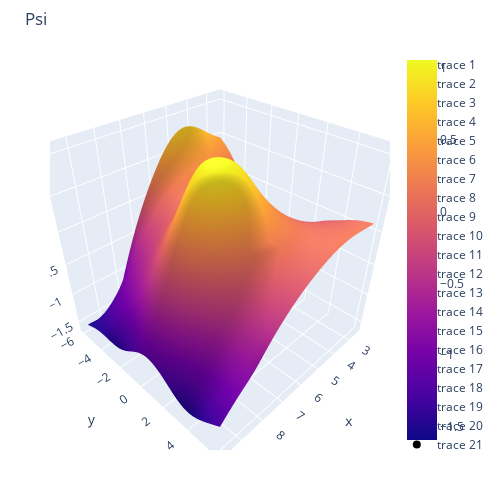

The code cell stored with this chart in its notebook:
### Code cell
gedsk.plotly_psi_spline(spline, x, y, points = all_critical_ponts)

### Figure 1 — Plotly figure (JSON) as saved in the notebook; plotly's stock layout.template omitted (floating-point values rounded to 4 significant figures; data arrays with more than 128 entries replaced by an {"elided": "..."} marker saying what was removed)
{"data": [{"type": "surface", "x": {"elided": "256 float values"}, "y": {"elided": "257 float values"}, "z": {"elided": "257x256 float values"}}, {"marker": {"color": "black"}, "mode": "markers", "type": "scatter3d", "x": [7.847], "y": [-3.71], "z": [[-0.5498]]}, {"marker": {"color": "black"}, "mode": "markers", "type": "scatter3d", "x": [2.923], "y": [5.262], "z": [[0.09427]]}, {"marker": {"color": "black"}, "mode": "markers", "type": "scatter3d", "x": [9.7], "y": [6], "z": [[-1.242]]}, {"marker": {"color": "black"}, "mode": "markers", "type": "scatter3d", "x": [3.807], "y": [0.3653], "z": [[-0.0002417]]}, {"marker": {"color": "black"}, "mode": "markers", "type": "scatter3d", "x": [6.549], "y": [3.829], "z": [[0.07896]]}, {"marker": {"color": "black"}, "mode": "markers", "type": "scatter3d", "x": [6.985], "y": [-0.6468], "z": [[0.7693]]}, {"marker": {"color": "black"}, "mode": "markers", "type": "scatter3d", "x": [6.942], "y": [-0.6959], "z": [[0.7626]]}, {"marker": {"color": "black"}, "mode": "markers", "type": "scatter3d", "x": [9.586], "y": [6], "z": [[-1.202]]}, {"marker": {"color": "black"}, "mode": "markers", "type": "scatter3d", "x": [9.7], "y": [2.684], "z": [[-1.431]]}, {"marker": {"color": "black"}, "mode": "markers", "type": "scatter3d", "x": [7.234], "y": [5.134], "z": [[-0.3315]]}, {"marker": {"color": "black"}, "mode": "markers", "type": "scatter3d", "x": [9.7], "y": [-0.3527], "z": [[-1.185]]}, {"marker": {"color": "black"}, "mode": "markers", "type": "scatter3d", "x": [6.839], "y": [6], "z": [[-0.2759]]}, {"marker": {"color": "black"}, "mode": "markers", "type": "scatter3d", "x": [9.7], "y": [-0.3527], "z": [[-1.185]]}, {"marker": {"color": "black"}, "mode": "markers", "type": "scatter3d", "x": [2.5], "y": [-6], "z": [[0.4647]]}, {"marker": {"color": "black"}, "mode": "markers", "type": "scatter3d", "x": [3.977], "y": [-4.848], "z": [[0.3524]]}, {"marker": {"color": "black"}, "mode": "markers", "type": "scatter3d", "x": [2.5], "y": [-0.2827], "z": [[-0.3973]]}, {"marker": {"color": "black"}, "mode": "markers", "type": "scatter3d", "x": [7.039], "y": [4.912], "z": [[-0.247]]}, {"marker": {"color": "black"}, "mode": "markers", "type": "scatter3d", "x": [9.7], "y": [-0.3527], "z": [[-1.185]]}, {"marker": {"color": "black"}, "mode": "markers", "type": "scatter3d", "x": [2.5], "y": [-2.932], "z": [[-0.2283]]}, {"marker": {"color": "black"}, "mode": "markers", "type": "scatter3d", "x": [2.5], "y": [3.407], "z": [[-0.0788]]}, {"marker": {"color": "black"}, "mode": "markers", "type": "scatter3d", "x": [7.703], "y": [-3.531], "z": [[-0.458]]}, {"marker": {"color": "black"}, "mode": "markers", "type": "scatter3d", "x": [9.428], "y": [1.909], "z": [[-1.069]]}, {"marker": {"color": "black"}, "mode": "markers", "type": "scatter3d", "x": [7.809], "y": [-3.659], "z": [[-0.5247]]}, {"marker": {"color": "black"}, "mode": "markers", "type": "scatter3d", "x": [7.429], "y": [-3.245], "z": [[-0.2953]]}, {"marker": {"color": "black"}, "mode": "markers", "type": "scatter3d", "x": [7.144], "y": [1.602], "z": [[0.7706]]}, {"marker": {"color": "black"}, "mode": "markers", "type": "scatter3d", "x": [5.952], "y": [-0.2529], "z": [[0.8908]]}, {"marker": {"color": "black"}, "mode": "markers", "type": "scatter3d", "x": [8.358], "y": [-4.84], "z": [[-0.9791]]}, {"marker": {"color": "black"}, "mode": "markers", "type": "scatter3d", "x": [2.97], "y": [-4.828], "z": [[0.268]]}, {"marker": {"color": "black"}, "mode": "markers", "type": "scatter3d", "x": [6.839], "y": [6], "z": [[-0.2759]]}, {"marker": {"color": "black"}, "mode": "markers", "type": "scatter3d", "x": [9.7], "y": [-6], "z": [[-1.563]]}, {"marker": {"color": "black"}, "mode": "markers", "type": "scatter3d", "x": [3.22], "y": [-4.749], "z": [[0.27]]}, {"marker": {"color": "black"}, "mode": "markers", "type": "scatter3d", "x": [8.929], "y": [0.6978], "z": [[-0.5026]]}, {"marker": {"color": "black"}, "mode": "markers", "type": "scatter3d", "x": [9.7], "y": [-0.6225], "z": [[-1.217]]}, {"marker": {"color": "black"}, "mode": "markers", "type": "scatter3d", "x": [6.444], "y": [-6], "z": [[0.01284]]}, {"marker": {"color": "black"}, "mode": "markers", "type": "scatter3d", "x": [6.844], "y": [4.55], "z": [[-0.1418]]}, {"marker": {"color": "black"}, "mode": "markers", "type": "scatter3d", "x": [6.781], "y": [2.045], "z": [[0.705]]}, {"marker": {"color": "black"}, "mode": "markers", "type": "scatter3d", "x": [6.839], "y": [6], "z": [[-0.2759]]}, {"marker": {"color": "black"}, "mode": "markers", "type": "scatter3d", "x": [4.724], "y": [0.5199], "z": [[0.3753]]}, {"marker": {"color": "black"}, "mode": "markers", "type": "scatter3d", "x": [7.026], "y": [4.894], "z": [[-0.2411]]}, {"marker": {"color": "black"}, "mode": "markers", "type": "scatter3d", "x": [9.662], "y": [-1.171], "z": [[-1.266]]}, {"marker": {"color": "black"}, "mode": "markers", "type": "scatter3d", "x": [2.5], "y": [-2.932], "z": [[-0.2283]]}, {"marker": {"color": "black"}, "mode": "markers", "type": "scatter3d", "x": [3.42], "y": [5.438], "z": [[0.1128]]}, {"marker": {"color": "black"}, "mode": "markers", "type": "scatter3d", "x": [6.726], "y": [4.269], "z": [[-0.0618]]}, {"marker": {"color": "black"}, "mode": "markers", "type": "scatter3d", "x": [6.733], "y": [2.165], "z": [[0.6581]]}, {"marker": {"color": "black"}, "mode": "markers", "type": "scatter3d", "x": [5.145], "y": [3.506], "z": [[0.2119]]}, {"marker": {"color": "black"}, "mode": "markers", "type": "scatter3d", "x": [4.483], "y": [-6], "z": [[0.8057]]}, {"marker": {"color": "black"}, "mode": "markers", "type": "scatter3d", "x": [3.351], "y": [0.3068], "z": [[-0.1506]]}, {"marker": {"color": "black"}, "mode": "markers", "type": "scatter3d", "x": [8.132], "y": [-4.173], "z": [[-0.751]]}, {"marker": {"color": "black"}, "mode": "markers", "type": "scatter3d", "x": [6.947], "y": [-1.784], "z": [[0.2853]]}, {"marker": {"color": "black"}, "mode": "markers", "type": "scatter3d", "x": [6.927], "y": [0.5424], "z": [[1.026]]}, {"marker": {"color": "black"}, "mode": "markers", "type": "scatter3d", "x": [8.213], "y": [0.5832], "z": [[0.1482]]}, {"marker": {"color": "black"}, "mode": "markers", "type": "scatter3d", "x": [9.416], "y": [1.829], "z": [[-1.046]]}, {"marker": {"color": "black"}, "mode": "markers", "type": "scatter3d", "x": [5.228], "y": [0.5436], "z": [[0.6378]]}, {"marker": {"color": "black"}, "mode": "markers", "type": "scatter3d", "x": [2.5], "y": [3.407], "z": [[-0.0788]]}, {"marker": {"color": "black"}, "mode": "markers", "type": "scatter3d", "x": [4.135], "y": [-4.978], "z": [[0.3942]]}, {"marker": {"color": "black"}, "mode": "markers", "type": "scatter3d", "x": [3.765], "y": [5.713], "z": [[0.1345]]}, {"marker": {"color": "black"}, "mode": "markers", "type": "scatter3d", "x": [8.634], "y": [0.6246], "z": [[-0.2406]]}, {"marker": {"color": "black"}, "mode": "markers", "type": "scatter3d", "x": [2.5], "y": [-0.2827], "z": [[-0.3973]]}, {"marker": {"color": "black"}, "mode": "markers", "type": "scatter3d", "x": [4.483], "y": [-6], "z": [[0.8057]]}, {"marker": {"color": "black"}, "mode": "markers", "type": "scatter3d", "x": [2.5], "y": [6], "z": [[0.1243]]}, {"marker": {"color": "black"}, "mode": "markers", "type": "scatter3d", "x": [2.5], "y": [5.174], "z": [[0.08578]]}, {"marker": {"color": "black"}, "mode": "markers", "type": "scatter3d", "x": [8.411], "y": [-6], "z": [[-1.506]]}, {"marker": {"color": "black"}, "mode": "markers", "type": "scatter3d", "x": [3.93], "y": [6], "z": [[0.158]]}, {"marker": {"color": "black"}, "mode": "markers", "type": "scatter3d", "x": [9.7], "y": [-1.329], "z": [[-1.321]]}, {"marker": {"color": "black"}, "mode": "markers", "type": "scatter3d", "x": [2.5], "y": [-0.2827], "z": [[-0.3973]]}, {"marker": {"color": "black"}, "mode": "markers", "type": "scatter3d", "x": [2.5], "y": [0.7123], "z": [[-0.3713]]}, {"marker": {"color": "black"}, "mode": "markers", "type": "scatter3d", "x": [2.5], "y": [-2.932], "z": [[-0.2283]]}, {"marker": {"color": "black"}, "mode": "markers", "type": "scatter3d", "x": [9.7], "y": [2.684], "z": [[-1.431]]}, {"marker": {"color": "black"}, "mode": "markers", "type": "scatter3d", "x": [6.839], "y": [-2.649], "z": [[0.03951]]}, {"marker": {"color": "black"}, "mode": "markers", "type": "scatter3d", "x": [7.05], "y": [-2.886], "z": [[-0.08403]]}, {"marker": {"color": "black"}, "mode": "markers", "type": "scatter3d", "x": [9.7], "y": [5.926], "z": [[-1.254]]}, {"marker": {"color": "black"}, "mode": "markers", "type": "scatter3d", "x": [6.865], "y": [2.97], "z": [[0.2799]]}, {"marker": {"color": "black"}, "mode": "markers", "type": "scatter3d", "x": [8.312], "y": [-4.64], "z": [[-0.9155]]}, {"marker": {"color": "black"}, "mode": "markers", "type": "scatter3d", "x": [6.52], "y": [0.6948], "z": [[1.054]]}, {"marker": {"color": "black"}, "mode": "markers", "type": "scatter3d", "x": [3.315], "y": [-4.728], "z": [[0.273]]}, {"marker": {"color": "black"}, "mode": "markers", "type": "scatter3d", "x": [6.879], "y": [2.996], "z": [[0.2668]]}, {"marker": {"color": "black"}, "mode": "markers", "type": "scatter3d", "x": [6.807], "y": [-2.61], "z": [[0.05913]]}, {"marker": {"color": "black"}, "mode": "markers", "type": "scatter3d", "x": [9.7], "y": [-1.329], "z": [[-1.321]]}, {"marker": {"color": "black"}, "mode": "markers", "type": "scatter3d", "x": [2.648], "y": [-4.924], "z": [[0.2685]]}, {"marker": {"color": "black"}, "mode": "markers", "type": "scatter3d", "x": [2.5], "y": [5.174], "z": [[0.08578]]}, {"marker": {"color": "black"}, "mode": "markers", "type": "scatter3d", "x": [4.177], "y": [0.4305], "z": [[0.1374]]}, {"marker": {"color": "black"}, "mode": "markers", "type": "scatter3d", "x": [6.444], "y": [-6], "z": [[0.01284]]}, {"marker": {"color": "black"}, "mode": "markers", "type": "scatter3d", "x": [2.5], "y": [-2.932], "z": [[-0.2283]]}, {"marker": {"color": "black"}, "mode": "markers", "type": "scatter3d", "x": [2.5], "y": [-2.932], "z": [[-0.2283]]}, {"marker": {"color": "black"}, "mode": "markers", "type": "scatter3d", "x": [6.839], "y": [6], "z": [[-0.2759]]}, {"marker": {"color": "black"}, "mode": "markers", "type": "scatter3d", "x": [6.839], "y": [6], "z": [[-0.2759]]}, {"marker": {"color": "black"}, "mode": "markers", "type": "scatter3d", "x": [9.7], "y": [2.684], "z": [[-1.431]]}, {"marker": {"color": "black"}, "mode": "markers", "type": "scatter3d", "x": [9.7], "y": [-0.3527], "z": [[-1.185]]}, {"marker": {"color": "black"}, "mode": "markers", "type": "scatter3d", "x": [2.5], "y": [0.7123], "z": [[-0.3713]]}, {"marker": {"color": "black"}, "mode": "markers", "type": "scatter3d", "x": [2.858], "y": [0.3986], "z": [[-0.2898]]}, {"marker": {"color": "black"}, "mode": "markers", "type": "scatter3d", "x": [5.274], "y": [-2.475], "z": [[0.213]]}, {"marker": {"color": "black"}, "mode": "markers", "type": "scatter3d", "x": [6.982], "y": [-1.862], "z": [[0.2471]]}, {"marker": {"color": "black"}, "mode": "markers", "type": "scatter3d", "x": [7.18], "y": [-3.011], "z": [[-0.1557]]}, {"marker": {"color": "black"}, "mode": "markers", "type": "scatter3d", "x": [3.93], "y": [6], "z": [[0.158]]}, {"marker": {"color": "black"}, "mode": "markers", "type": "scatter3d", "x": [6.444], "y": [-6], "z": [[0.01281]]}, {"marker": {"color": "black"}, "mode": "markers", "type": "scatter3d", "x": [9.7], "y": [-0.3527], "z": [[-1.185]]}, {"marker": {"color": "black"}, "mode": "markers", "type": "scatter3d", "x": [7.334], "y": [5.211], "z": [[-0.3716]]}], "layout": {"autosize": false, "height": 500, "margin": {"b": 50, "l": 50, "r": 50, "t": 50}, "title": {"text": "Psi"}, "width": 500}}
